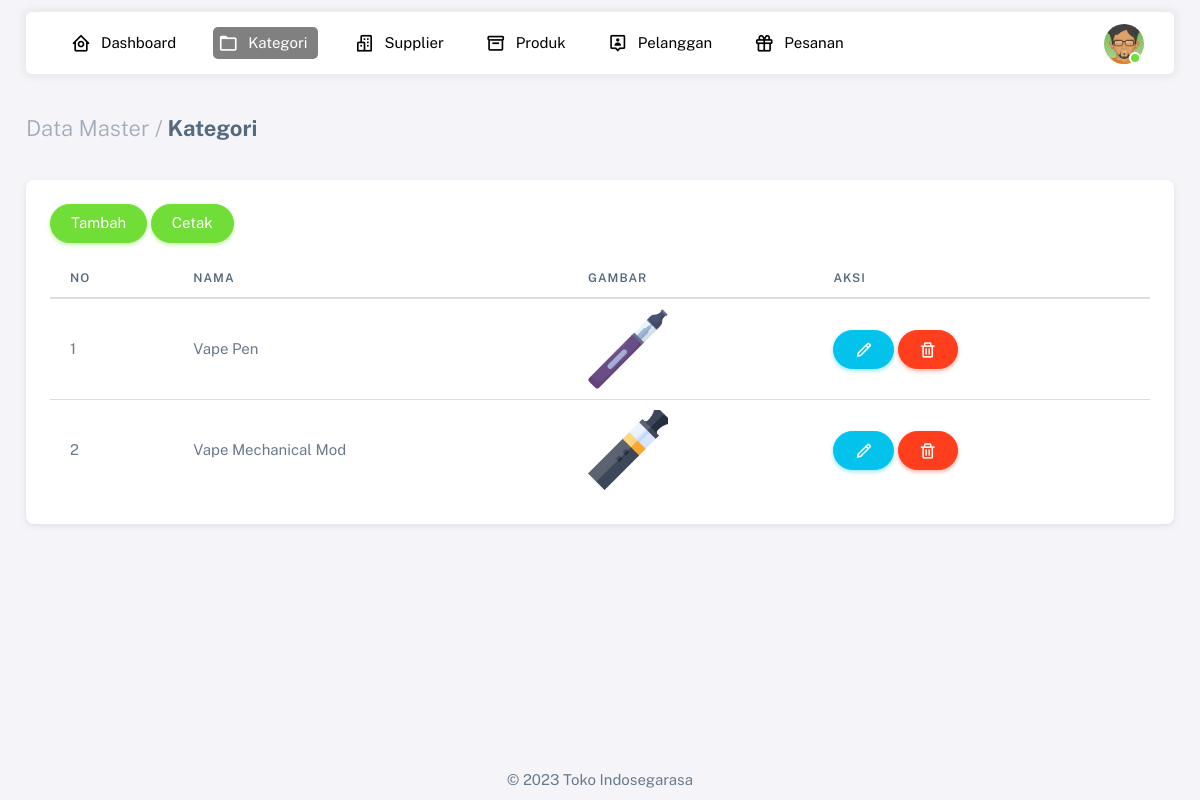
Screenshot of /admin/index.php?page=kategori (signed in) with the database file from the repository.
### tables this page shows
CREATE TABLE `kategori` (
  `id` int(11) NOT NULL,
  `nama` varchar(255) NOT NULL,
  `slug` varchar(255) NOT NULL,
  `gambar` varchar(255) DEFAULT NULL
);

### admin/page/kategori/index.php (the view, shortened to what this page needs)
<div class="container-xxl flex-grow-1 container-p-y">
    <h4 class="fw-bold py-3 mb-4">
        <span class="text-muted fw-light">Data Master /</span> Kategori
    </h4>
    <div class="row">
        <div class="col-lg-12 mb-4 order-0">
            <div class="card">
                <div class="card-body">
                    <div class="row">
                        <div class="col-lg-12">
                            <a href="?page=kategori&aksi=tambah" class="btn rounded-pill btn-success">Tambah</a>
                            <a href="page/kategori/cetak.php" target="_blank" class="btn rounded-pill btn-success">Cetak</a>
                        </div>
                    </div>
                    <div class="table-responsive text-nowrap mt-3">
                        <table class="table" id="table">
                            <thead>
                                <tr>
                                    <th>No</th>
                                    <th>Nama</th>
                                    <th>Gambar</th>
                                    <th>Aksi</th>
                                </tr>
                            </thead>
                            <tbody class="table-border-bottom-0">
                                <?php
                                $no = 1;
                                $query = "SELECT * FROM kategori";
                                $result = mysqli_query($koneksi, $query);
                                while ($row = mysqli_fetch_assoc($result)) : ?>
                                    <tr>
                                        <td><?= $no++; ?></td>
                                        <td><?= $row['nama']; ?></td>
                                        <td>
                                            <a href="assets/img/kategori/<?= $row['gambar']; ?>" target="_blank">
                                                <img src="assets/img/kategori/<?= $row['gambar']; ?>" alt="" srcset="" width="80">
                                            </a>
                                        </td>
                                        <td>
                                            <a href="?page=kategori&aksi=edit&id=<?= $row['id']; ?>" class="btn rounded-pill btn-info"><i class='bx bx-pencil'></i></a>
                                            <a href="?page=kategori&aksi=hapus&id=<?= $row['id']; ?>" class="btn rounded-pill btn-danger" onclick="return confirm('Anda yakin akan menghapus data tersebut?')"><i class='bx bx-trash'></i></a>
                                        </td>
                                    </tr>
                                <?php endwhile; ?>
                            </tbody>
                        </table>
                    </div>
                </div>
            </div>
        </div>
    </div>
</div>

### rows the page displays
kategori: nama "Vape Pen", gambar (picture)
kategori: nama "Vape Mechanical Mod", gambar (picture)
